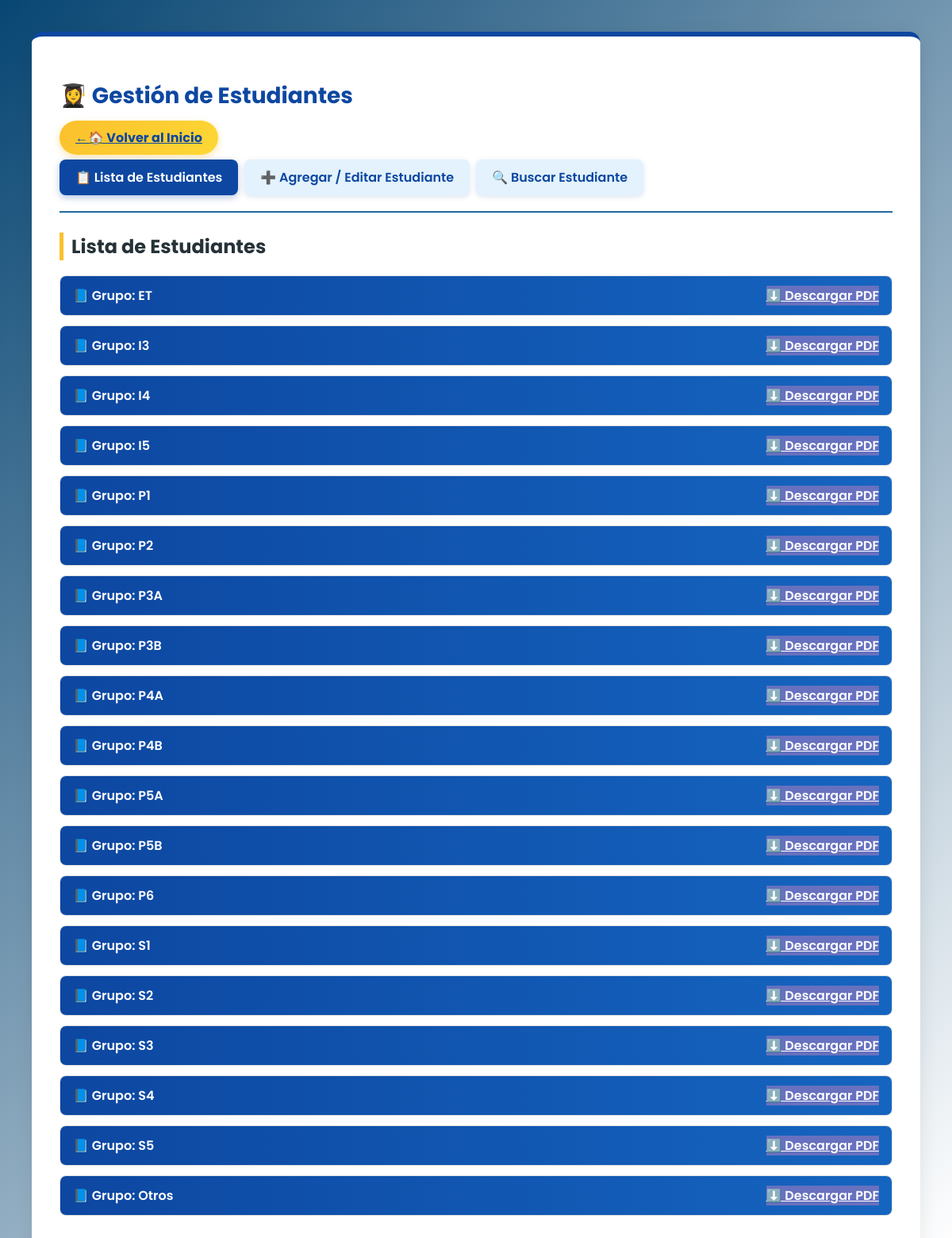
The page /students.php (signed in) on the database its author committed.
### tables this page shows
CREATE TABLE `grados` (
  `id` int(11) NOT NULL,
  `nombre` varchar(50) NOT NULL
);

### students.php (the view, shortened to what this page needs)
<?php
$mysqli = db_connect();
$grados = $mysqli->query("SELECT * FROM grados ORDER BY id ASC");
$tab = $_GET['tab'] ?? 'lista';
?>
<!doctype html>
<html lang="es">
<head>
<link rel="stylesheet" href="styles.css">
</head>
<body>
<div class="container">
<h1>👩‍🎓 Gestión de Estudiantes</h1>
<a href="dashboard.php" class="btn-home">←🏠 Volver al Inicio</a>
<div class="nav-tabs" style="margin-top:15px;">
    <a href="?tab=lista" class="<?php echo ($tab=='lista'?'active':'')?>">📋 Lista de Estudiantes</a>
    <a href="?tab=agregar" class="<?php echo ($tab=='agregar'?'active':'')?>">➕ Agregar / Editar Estudiante</a>
    <a href="?tab=consultar" class="<?php echo ($tab=='consultar'?'active':'')?>">🔍 Buscar Estudiante</a>
</div>
<hr>
<?php if($tab=='lista'): ?>
    <h2>Lista de Estudiantes</h2>
    <div class="accordion">
    <?php
    if ($grados && $grados->num_rows > 0) {
        while ($g = $grados->fetch_assoc()) {
            $gid = intval($g['id']);
            echo "<div class='accordion-item'>
                    <div class='accordion-header' onclick='toggleAccordion(this)'>📘 Grupo: " . htmlspecialchars($g['nombre']) . "
                    <a href='export_pdf.php?grado_id={$gid}' target='_blank' class='btn-download'>⬇️ Descargar PDF</a></div>
                    <div class='accordion-content'>";
            echo "<table>
                  <tr><th>ID</th><th>Estudiante</th><th>DNI</th><th>Fecha Nac</th><th>Apoderado</th><th>Teléfono</th><th>Correo</th><th>Acciones</th></tr>";
            echo "</table></div></div>";
        }
    }
    ?>
    </div>
<?php endif; ?>
</div>
</body>
</html>

### styles.css (style rules this page uses)
:root { --azul-escuro: #0B3B66; --dorado: #E1B85A; --blanco: #ffffff; --gris-claro: #F4F6F8; --texto: #213547; --success: #2E856E; --danger: #D64545; --radio: 10px; --max-width: 1100px; --box-shadow: 0 6px 18px rgba(16,24,40,0.08); --base-font: "Inter", "Arial", sans-serif; }
* { box-sizing: border-box }
html,body { height:100% }
body { margin:0; font-family:var(--base-font); color:var(--texto); background:linear-gradient(180deg,var(--gris-claro) 0%, #fff 100%); -webkit-font-smoothing:antialiased; -moz-osx-font-smoothing:grayscale; }
.container { max-width:var(--max-width); margin:28px auto; padding:24px; background:var(--blanco); border-radius:16px; box-shadow:var(--box-shadow); }

### students.php (style rules this page uses)
body { font-family: "Poppins", sans-serif; background: linear-gradient(135deg, #084673ff, #ffffff); margin: 0; padding: 40px; color: #1e293b; }
.container { background: #ffffff; padding: 35px; border-radius: 14px; box-shadow: 0 4px 25px rgba(0, 0, 0, 0.08); max-width: 1250px; margin: auto; border-top: 6px solid #0d47a1; }
h1 { font-size: 28px; color: #0d47a1; font-weight: 700; display: flex; align-items: center; gap: 8px; }
h2 { color: #263238; border-left: 5px solid #fbc02d; padding-left: 10px; margin-top: 25px; }
hr { border: none; border-top: 2px solid #236aa0ff; margin: 20px 0; }
.btn-download { background: #6771bfff; color: white; margin-left: 8px; }
.btn-home { background: linear-gradient(135deg, #fbc02d, #fdd835); color: #0d47a1; font-weight: 700; padding: 10px 20px; border-radius: 50px; box-shadow: 0 3px 10px rgba(251, 192, 45, 0.4); transition: all 0.3s ease; }
.nav-tabs { margin-top: 20px; display: flex; flex-wrap: wrap; gap: 8px; }
.nav-tabs a { padding: 10px 20px; border-radius: 8px; background: #e3f2fd; color: #0d47a1; font-weight: 600; text-decoration: none; transition: 0.3s; box-shadow: 0 2px 6px rgba(13,71,161,0.15); }
.nav-tabs a.active { background: #0d47a1; color: white; box-shadow: 0 3px 8px rgba(13,71,161,0.3); }
.accordion-item { border: 1px solid #e0e0e0; border-radius: 8px; overflow: hidden; margin-bottom: 12px; }
.accordion-header { background: linear-gradient(90deg, #0d47a1, #1565c0); color: white; font-weight: 600; padding: 12px 16px; cursor: pointer; display: flex; justify-content: space-between; align-items: center; }

### rows shown on the page
grados: nombre "ET"
grados: nombre "I3"
grados: nombre "I4"
grados: nombre "I5"
grados: nombre "P1"
grados: nombre "P2"
grados: nombre "P3A"
grados: nombre "P3B"
grados: nombre "P4A"
grados: nombre "P4B"
grados: nombre "P5A"
grados: nombre "P5B"
grados: nombre "P6"
grados: nombre "S1"
